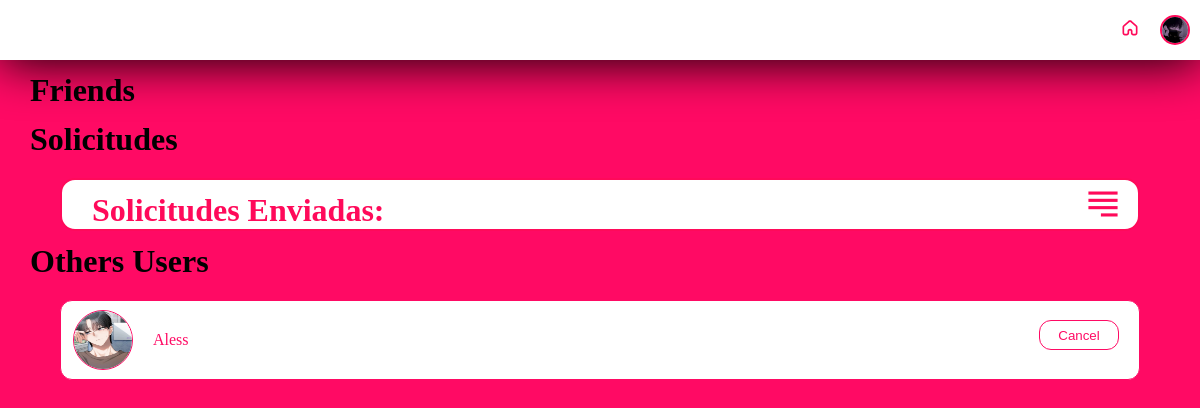
Before: /home/friends (signed in) with the older database file.
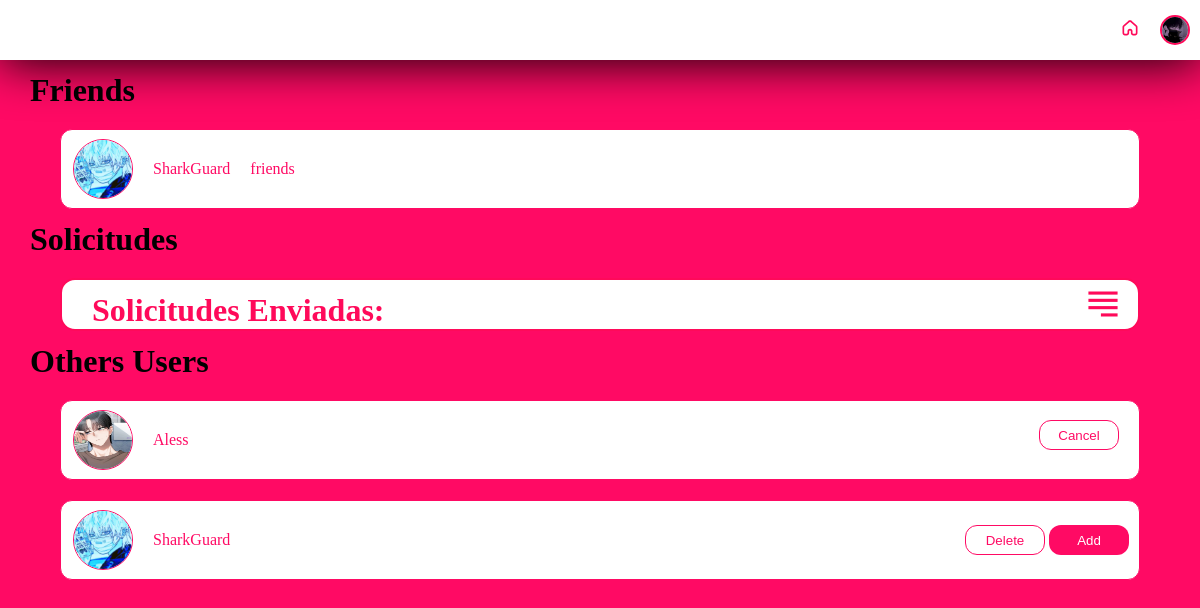
After: the same page with the newer database file.
### main.py (models this page shows, shortened)
class Users(db.Model):
    id_user = db.Column(
            db.String(36),
            primary_key = True,
            default= lambda:str(uuid.uuid4())
            )
    username = db.Column(
            db.String(200),
            nullable = False
            )
    mail = db.Column(
            db.String(200),
            nullable = False,
            unique = True
            )
    password = db.Column(
            db.String(100),
            nullable = False
            )
    user_pic = db.Column(
            db.String(500),
            nullable = True,
            default = False
            )
    is_verified = db.Column(
            db.Boolean,
            nullable = False,
            default = False
            )

class Friendships(db.Model):
    id_friendship = db.Column(
            db.String(36),
            primary_key = True,
            default=lambda:str(uuid.uuid4())
            )
    id_mc = db.Column(
            db.String(36),
            db.ForeignKey('users.id_user'),
            nullable = False
            )
    id_friend = db.Column(
            db.String(36),
            db.ForeignKey('users.id_user'),
            nullable = False
            )
    fs_status = db.Column(
            db.String(100),
            nullable = False
            )

### main.py (the view)
@app.route('/home/friends', methods=["GET", "POST"])
def friends():
    if 'id' not in session:
        return redirect(url_for('login'))
    my_id=session.get('id')
    solicitudes = Friendships.query.all()
    user_solicitudes = (Friendships.query.filter(Friendships.id_friend == my_id, Friendships.fs_status == "pending").join(Users, Friendships.id_mc ==Users.id_user).add_entity(Users).all())
    user_solicitudes_enviadas = (Friendships.query.filter(Friendships.id_mc == session.get('id'), Friendships.fs_status == "pending").join(Users, Friendships.id_friend == Users.id_user).add_entity(Users).all())
    enviadas_raw = Friendships.query.filter_by(id_mc=my_id, fs_status="pending").all()
    all_users = Users.query.all()
    users_show = []
    users_ids_env = [friend.id_friend for friend in enviadas_raw]
    friends_user = (Friendships.query.filter(        Friendships.id_friend == my_id, Friendships.fs_status=="friends"
        ).join(Users, Friendships.id_mc == Users.id_user).add_entity(Users).all())
    friends_friends =  (Friendships.query.filter(        Friendships.id_mc == my_id, Friendships.fs_status=="friends"
        ).join(Users, Friendships.id_friend == Users.id_user).add_entity(Users).all())
    for user in all_users:
        if user.id_user != session.get('id'):
            users_show.append({
                "id":user.id_user,
                "pic":user.user_pic,
                "username":user.username
                })
    return render_template('friends.html', users= users_show, user_solicitudes = user_solicitudes, user_solicitudes_enviadas = user_solicitudes_enviadas, users_ids_env = users_ids_env, friends_user = friends_user, friends_friends = friends_friends)

### main.py (called while the page is built)
@app.context_processor
def inject():
    mail = session.get('mail')
    username = session.get('username')
    user_id = session.get('id')
    user = Users.query.filter_by(id_user = user_id).first()
    if not user:
        return {}
    return{
            "mail":user.mail,
            "username":user.username,
            "id":user_id,
            "picture":user.user_pic
            }

### templates/friends.html (shortened to what this page needs)
<!DOCTYPE html>
<html lang="en">
<head>
  <link rel="stylesheet" href="{{url_for('static', filename='css/styles.css')}}">
</head>
<body class="bf">
  <nav class="nav-bar">
    <ul class="nav-links" id="">
      <li id="goHome"></li>
    </ul>
    <div class="acc">
      <img src="{{url_for('static', filename='uploads_userpic/'+picture)}}" alt="">
    </div>
  </nav>
  <h1>Friends</h1>
  <div class="friends" id="friends">
    {% for friends, user in friends_user %}
      <div class="user">
        <img src="{{url_for('static', filename='uploads_userpic/'+ user.user_pic)}}" alt="">
        <p>{{user.username}}</p>
        <p>{{friends.fs_status}}</p>
      </div>
    {% endfor %}
  </div>
  <h1>Solicitudes</h1>
  <div class="solicitudes_sending" id="solicitudes_sending">
     <h1>Solicitudes Enviadas:</h1>
     <div class="svg" >
     </div>
  </div>
<h1>Others Users</h1>
<div class="others-users" id="others-users">
  {% for user in users%}
      <div class="user" id="user">
        <img src="{{url_for('static', filename='uploads_userpic/' + user.pic)}}" alt="">
        <p>{{user.username}}</p>
        <div class="btns">
          <form action='/fs-manager' method="post">
          {% if user['id'] not in users_ids_env %}
          <button type="button" class="del visible" id="del">
            Delete
          </button>
          <button type="button" id="invite" value="{{user.id}}" class="invite visible">
            Add
          </button>
          {% else %}
          <button type="button" class="sended visible" id="sended-2" value="{{user.id}}">Cancel</button>
          {% endif %}
          </form>
        </div>
      </div>
  {% endfor %}
  </div>
</body>
</html>

### static/css/styles.css (style rules this page uses)
* { margin: 0; box-sizing: border-box; }
body { background:white; padding-top: 60px; }
.nav-bar { display: flex; width: 100%; margin: 0; background-color: rgba(255,230,230, 0.7); backdrop-filter: blur(15px); -webkit-backdrop-filter: blur(15px); gap: 20px; height: 60px; padding: 0 20px; position: fixed; align-items: center; top: 0; box-sizing: border-box; box-shadow: 0 2px 50px 0 black; z-index: 9999; }
.nav-links { flex: 1; display: flex; justify-content: center; gap: 20px; list-style: none; margin: 0; padding: 0; }
.nav-links li svg { width: 20px; height: 20px; }
.others-users, .solicitudes { display: flex; flex-direction: column; width: 100vw; height: max-content; background-color: rgba(255,10,100,1); justify-content: center; position: relative; }
.user { display: flex; background-color: white; border: 1.5px rgba(255,10,100,1) solid; color: rgba(255,10,100,1); width: 90%; height: 80px; position: relative ; margin-top: 20px; left: 50%; transform: translateX(-50%); border-radius: 12px; align-items: center; gap: 20px; }
.user img { width: 60px; height: 60px; border-radius: 50%; border: 1px rgba(255,10,100,1) solid; margin-left: 12px; }
.user .btns { position: absolute; right: 10px; }
.user .btns button { width: 80px; height: 30px; border-radius: 12px; cursor: pointer; }
.user .btns .del { background-color: white; color: rgba(255,10,100,1); border:1px rgba(255,10,100,1) solid; opacity: 0; visibility: hidden; position: absolute; transition: all 0.5s ease; }
.user .btns .del.visible { opacity: 1; visibility: visible; position: relative; }
.user .btns .invite { background-color: rgba(255,10,100,1); color: white; border: none; opacity: 0; visibility: hidden; position: absolute; transition: all 0.5s ease; }
.user .btns .invite.visible { opacity: 1; visibility: visible; position: relative; }
.user .btns .sended { border:1px rgba(255,10,100,1) solid; color: rgba(255,10,100,1); background-color: white; visibility: hidden; opacity: 0; position: absolute; }
.user .btns .sended.visible { opacity: 1; visibility: visible; position: absolute; right: 10px; top: -20px; }
.bf { width: 100%; margin: 0; background-color: rgba(255,10,100,1); }
.bf h1 { display: flex; margin-left: 30px; margin-top: 12px; font-family: fantasy; }
.solicitudes_sending.up { display: flex; position: relative; left: 50%; transform: translateX(-50%); align-items: center; background-color: white; border:2px rgba(255,10,90,1) solid; color: rgba(255,10,90,1); width: 90%; margin-top: 20px; border-radius: 15px; }
.solicitudes_sending .svg { width: 50px; height: 50px; position: absolute; right: 10px; top: 70%; transform: translateY(-70%) ; cursor: pointer; }
.solicitudes_sending .svg svg { transition: all 0.5s ease; }
.bf .nav-bar { width: 100%; background-color: white; height: 60px; display: flex; align-items: center; position: fixed; gap: 30px; }
.bf .nav-bar .nav-links { position: absolute; margin-right: 20px; right: 20px; }
.bf .nav-bar img { width: 30px; height: 30px; border-radius: 50%; position: absolute; right: 10px; top: 50%; transform: translateY(-50%); border: 2px rgba(255,10,90,1) solid; }

Changed rows visible on the page:
added Friendships: user_pic (picture), username "SharkGuard", fs_status "friends", shown under "Friends"
added Users: user_pic (picture), username "SharkGuard"
